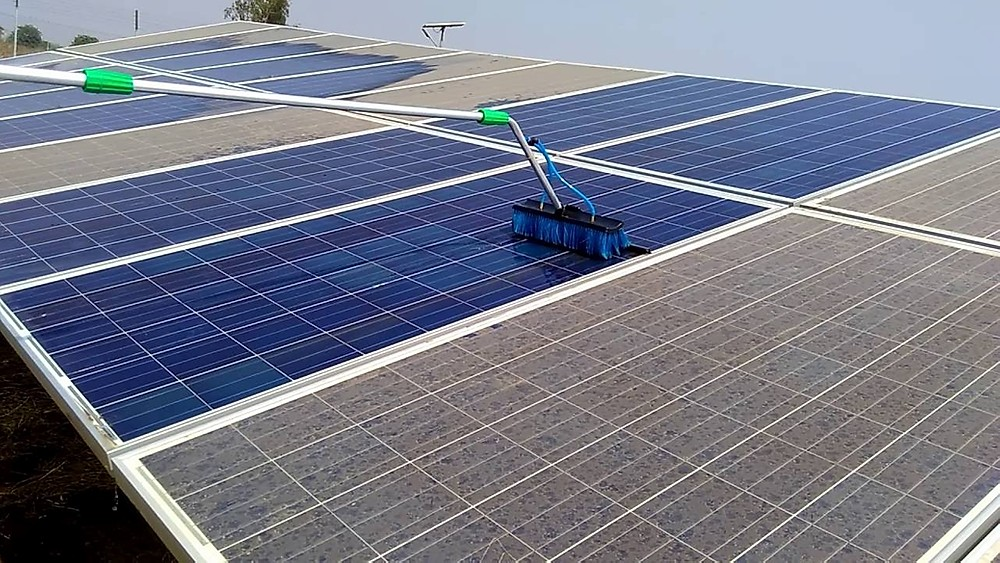
#> input picture imagens/painel_solar3.png, 1000 x 563 px
$ python sujidade.py
#> lines starting #> are read from the running program, lines starting #| are printed output that depends on the picture; after the words box and inside, x2 and y2 are one past the last pixel; in counts of white or black regions, pixels touching at a corner belong together
import sys
import cv2
import numpy as np

# Carrega a imagem do painel solar
img = cv2.imread('../imagens/painel_solar3.png')
#> img is the input picture: shape (563, 1000, 3); mean B, G, R 137.1, 122, 118.2

# Converte a imagem para escala de cinza
gray = cv2.cvtColor(img, cv2.COLOR_BGR2GRAY)
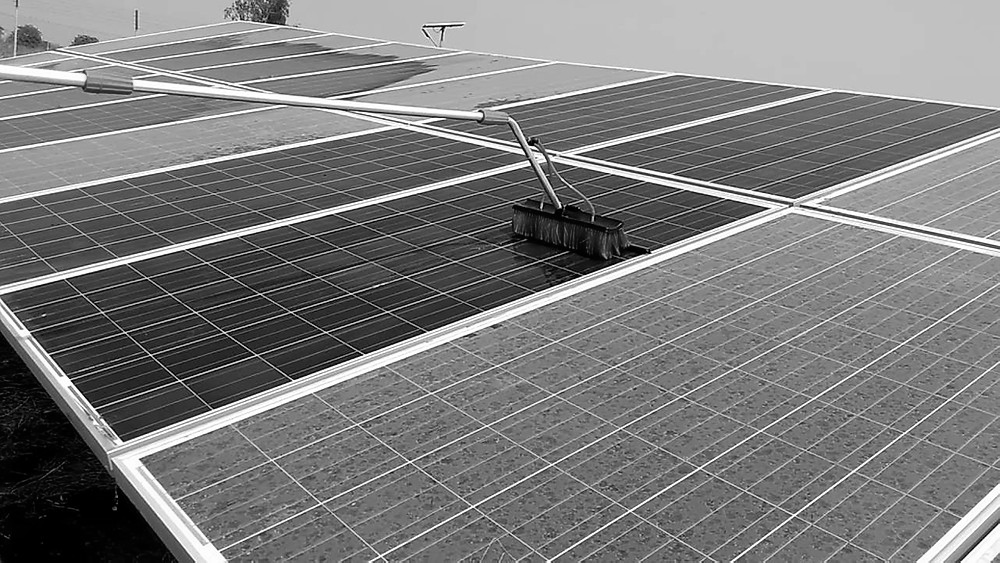
#> gray: shape (563, 1000); min 0, max 255, mean 122.6

# Aplica um filtro de suavização para remover o ruído da imagem
blur = cv2.GaussianBlur(gray, (5, 5), 0)
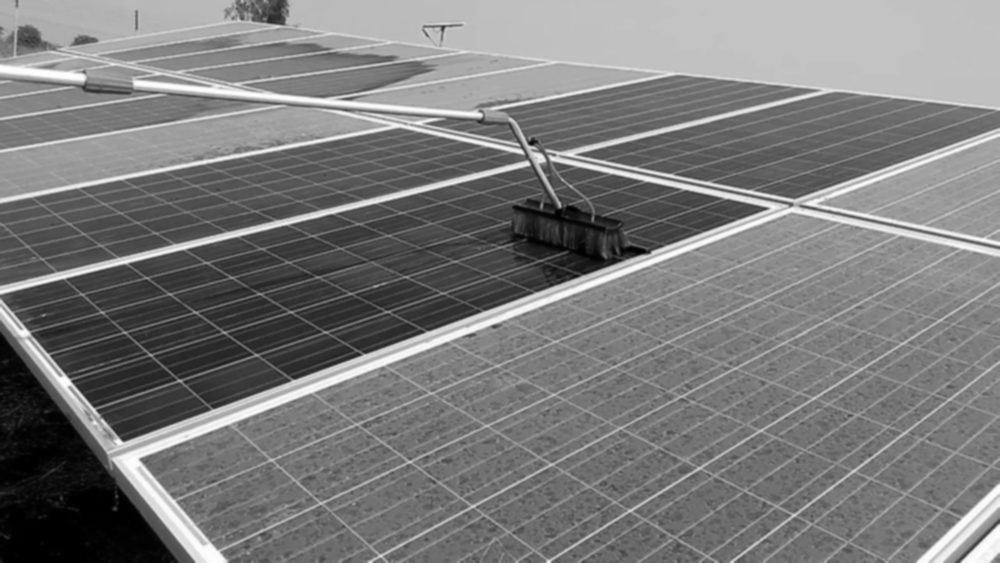
#> blur: shape (563, 1000); min 0, max 254, mean 122.6

# Aplica uma transformação morfológica para realçar as bordas dos elementos na imagem
kernel = np.ones((5,5), np.uint8)
morph = cv2.morphologyEx(blur, cv2.MORPH_GRADIENT, kernel)
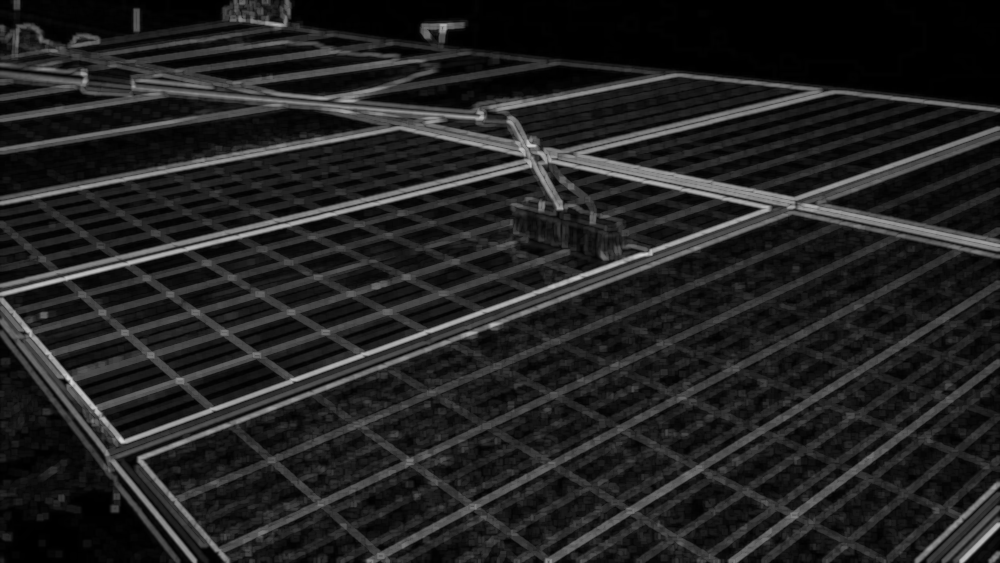
#> morph: shape (563, 1000); min 0, max 209, mean 34

# Define um limite de intensidade de pixel para segmentar a imagem em áreas sujas e limpas
# Dependendo de como vai ser as condições de iluminação de nossa escolha para foto, talvez
# seja necessário ajustar empiricamente para obter melhores resultados
thresh_value = 75
_, thresh = cv2.threshold(morph, thresh_value, 255, cv2.THRESH_BINARY)
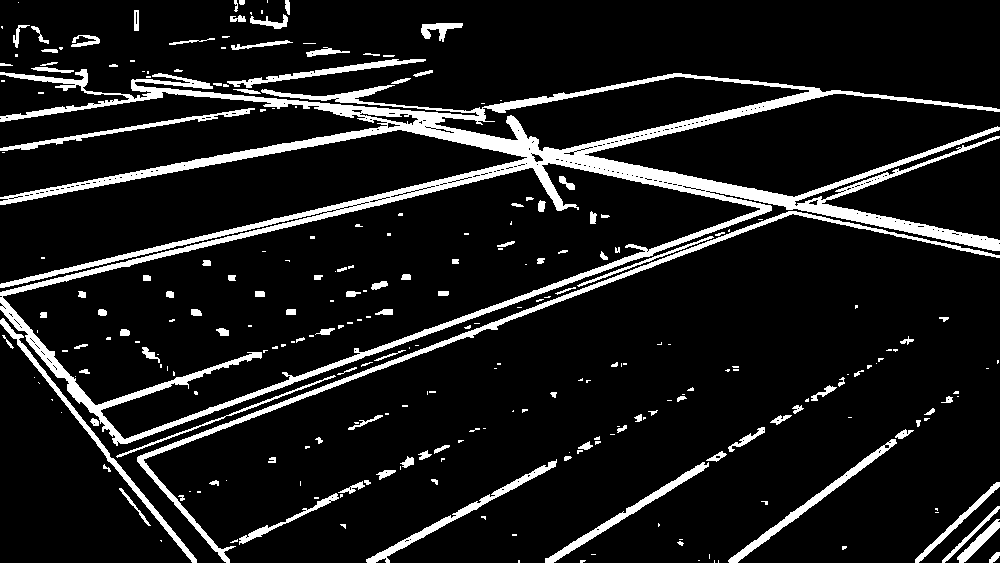
#> thresh: shape (563, 1000); 10.7% white; 263 white regions (143 under 20 px), largest, box (x1, y1, x2, y2) and area: (0, 69, 1000, 446) 36371, (137, 211, 1000, 563) 4838, (0, 318, 197, 563) 1630

# Calcula a porcentagem de pixels brancos na imagem segmentada
dirty_percentage = (cv2.countNonZero(thresh) / (thresh.shape[0] * thresh.shape[1])) * 100
#> dirty_percentage = 10.65

# Exibe a imagem segmentada e o percentual de sujeira na tela
cv2.imshow('Imagem segmentada', thresh)
cv2.waitKey(0)
cv2.destroyAllWindows()

# Cria um arquivo de output com o percentual obtido
# with open('output.txt', 'w') as w:
#     sys.stdout = w
print(f'Percentual de sujeira: {dirty_percentage:.2f}%')
#| Percentual de sujeira: 10.65%
    # sys.stdout = sys.__stdout__

$ run again, with imagens/painel_solar2.png copied over imagens/painel_solar3.png
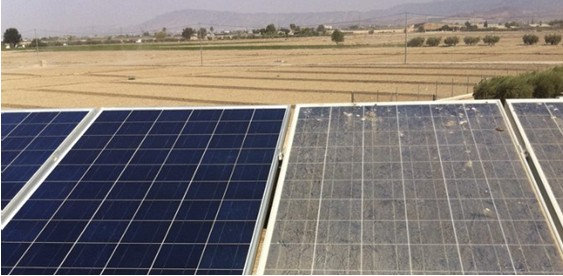
#> input picture imagens/painel_solar2.png, 563 x 276 px
#> img is the input picture: shape (276, 563, 3); mean B, G, R 116.1, 120.1, 127.7
#> `blur = cv2.GaussianBlur(gray, (5, 5), 0)`:
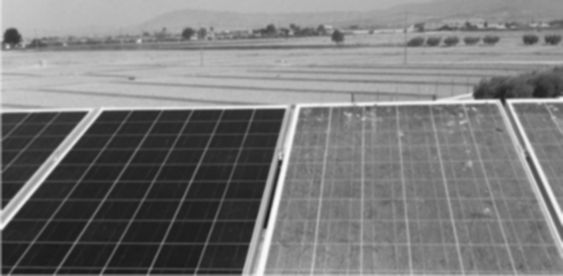
#> blur: shape (276, 563); min 27, max 251, mean 121.7
#> `_, thresh = cv2.threshold(morph, thresh_value, 255, cv2.THRESH_BINARY)`:
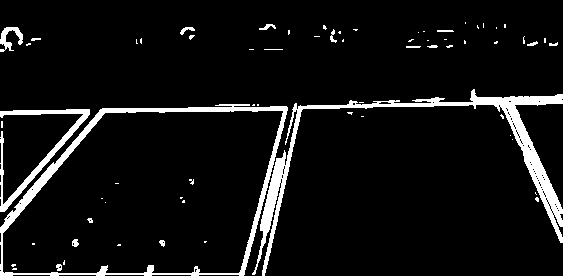
#> thresh: shape (276, 563); 7.2% white; 67 white regions (50 under 20 px), largest, box (x1, y1, x2, y2) and area: (252, 89, 563, 276) 5204, (0, 104, 288, 276) 3630, (0, 109, 90, 212) 1325
#> dirty_percentage = 7.22
#| Percentual de sujeira: 7.22%

$ run again, with imagens/painel_solar4.png copied over imagens/painel_solar3.png
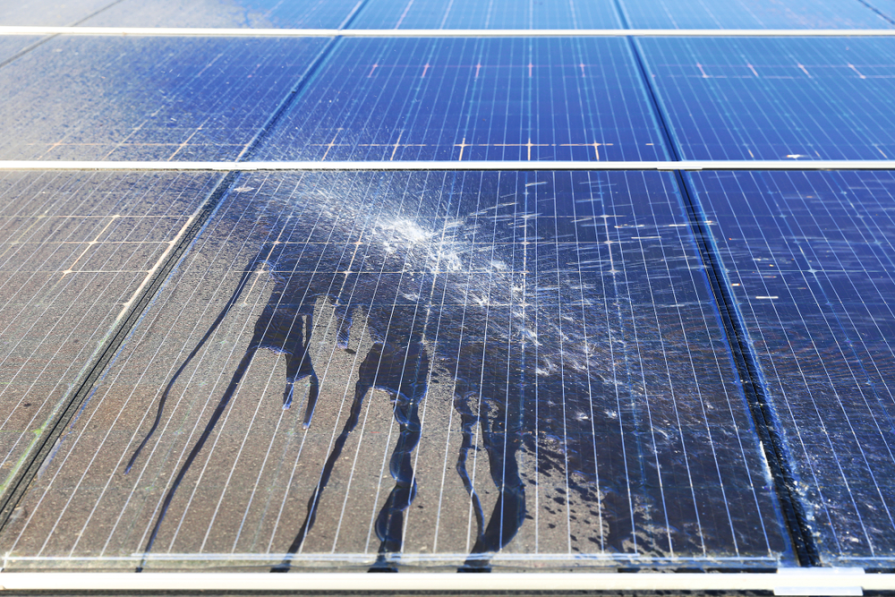
#> input picture imagens/painel_solar4.png, 895 x 597 px
#> img is the input picture: shape (597, 895, 3); mean B, G, R 162.5, 132.3, 118.2
#> `morph = cv2.morphologyEx(blur, cv2.MORPH_GRADIENT, kernel)`:
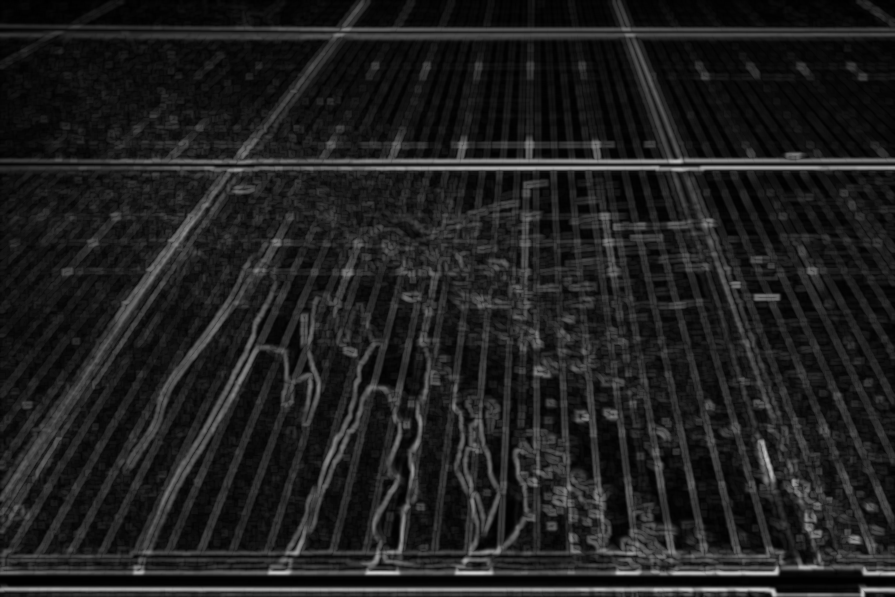
#> morph: shape (597, 895); min 0, max 202, mean 31.3
#> `_, thresh = cv2.threshold(morph, thresh_value, 255, cv2.THRESH_BINARY)`:
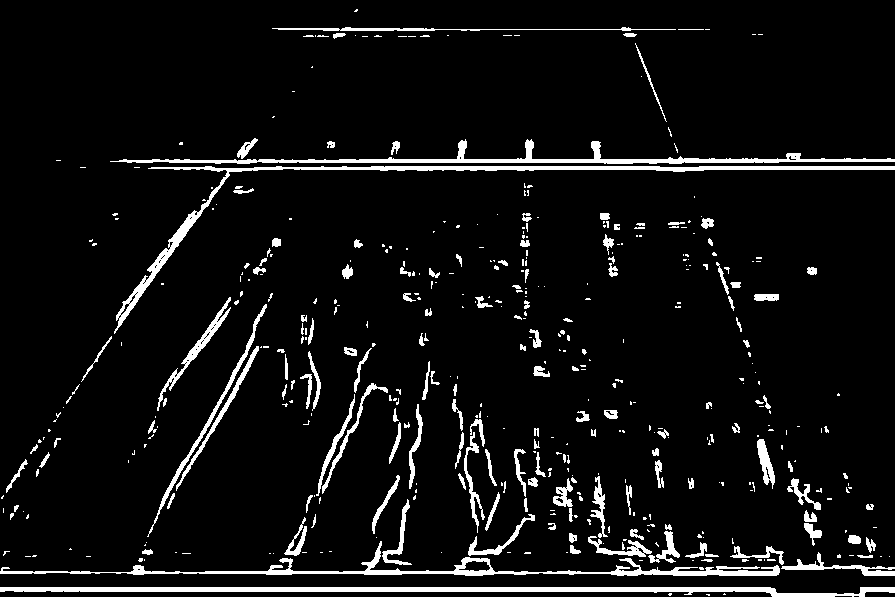
#> thresh: shape (597, 895); 6.5% white; 452 white regions (303 under 20 px), largest, box (x1, y1, x2, y2) and area: (0, 587, 895, 597) 4413, (114, 166, 895, 334) 4208, (0, 541, 780, 576) 3608
#> dirty_percentage = 6.51
#| Percentual de sujeira: 6.51%

$ run again, with imagens/painel_solar.jpg saved as imagens/painel_solar3.png
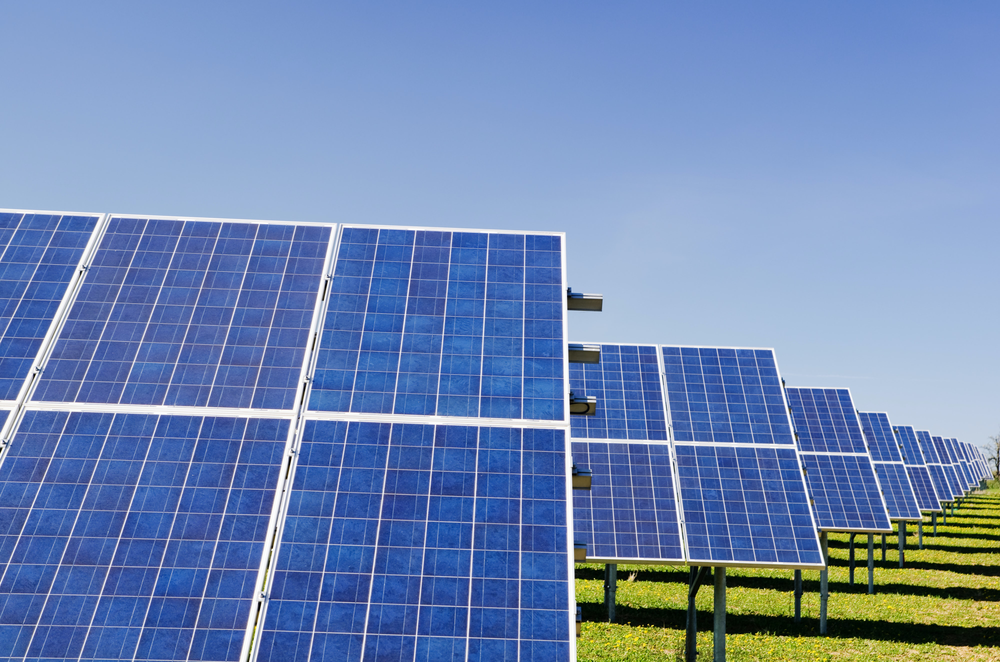
#> input picture imagens/painel_solar.jpg, 1000 x 662 px, shrunk from 4000 x 2649 before the run
#> img is the input picture: shape (662, 1000, 3); mean B, G, R 179.2, 135.5, 110.5
#> `gray = cv2.cvtColor(img, cv2.COLOR_BGR2GRAY)`:
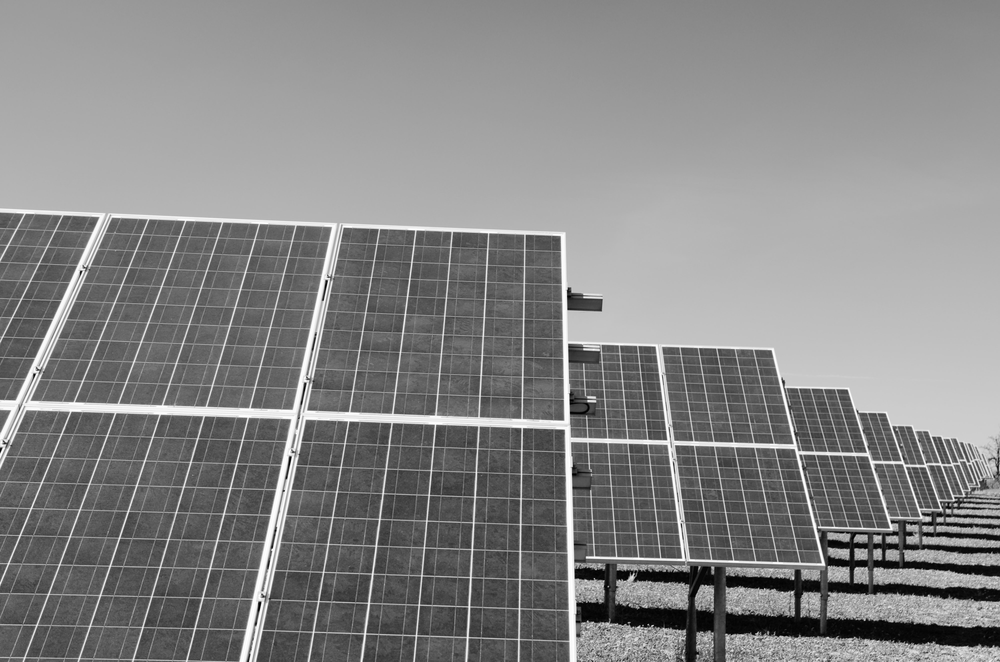
#> gray: shape (662, 1000); min 0, max 255, mean 133
#> `_, thresh = cv2.threshold(morph, thresh_value, 255, cv2.THRESH_BINARY)`:
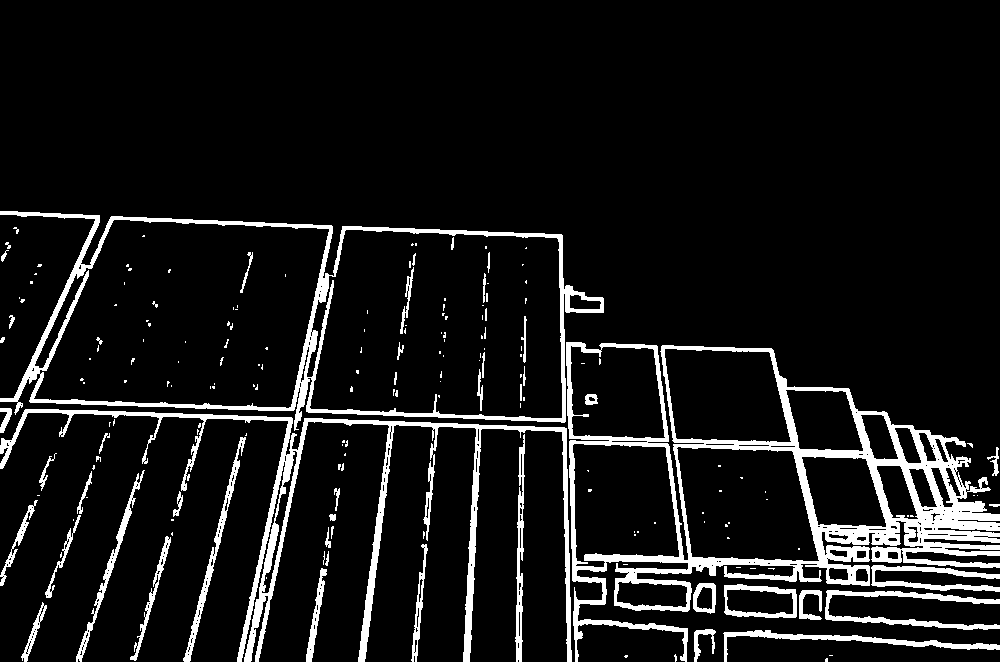
#> thresh: shape (662, 1000); 9.2% white; 190 white regions (138 under 20 px), largest, box (x1, y1, x2, y2) and area: (566, 342, 1000, 662) 23893, (0, 409, 572, 662) 11314, (0, 211, 604, 431) 9985
#> dirty_percentage = 9.19
#| Percentual de sujeira: 9.19%
